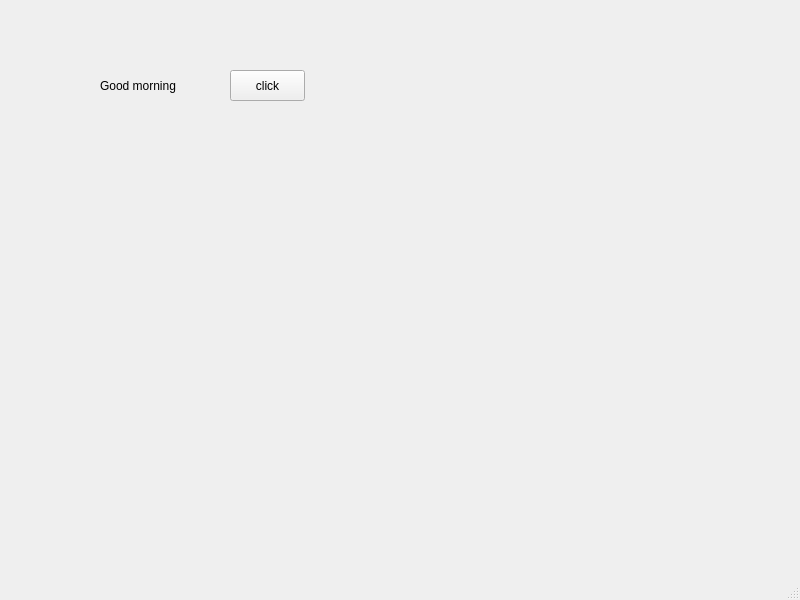
<?xml version="1.0" encoding="UTF-8"?>
<ui version="4.0">
 <class>MainWindow</class>
 <widget class="QMainWindow" name="MainWindow">
  <property name="geometry">
   <rect>
    <x>0</x>
    <y>0</y>
    <width>800</width>
    <height>600</height>
   </rect>
  </property>
  <property name="windowTitle">
   <string>MainWindow</string>
  </property>
  <widget class="QWidget" name="centralwidget">
   <widget class="QLabel" name="lbl">
    <property name="geometry">
     <rect>
      <x>100</x>
      <y>70</y>
      <width>91</width>
      <height>31</height>
     </rect>
    </property>
    <property name="text">
     <string>Good morning</string>
    </property>
   </widget>
   <widget class="QPushButton" name="pb">
    <property name="geometry">
     <rect>
      <x>230</x>
      <y>70</y>
      <width>75</width>
      <height>31</height>
     </rect>
    </property>
    <property name="text">
     <string>click</string>
    </property>
   </widget>
  </widget>
  <widget class="QMenuBar" name="menubar">
   <property name="geometry">
    <rect>
     <x>0</x>
     <y>0</y>
     <width>800</width>
     <height>21</height>
    </rect>
   </property>
  </widget>
  <widget class="QStatusBar" name="statusbar"/>
 </widget>
 <resources/>
 <connections/>
</ui>
